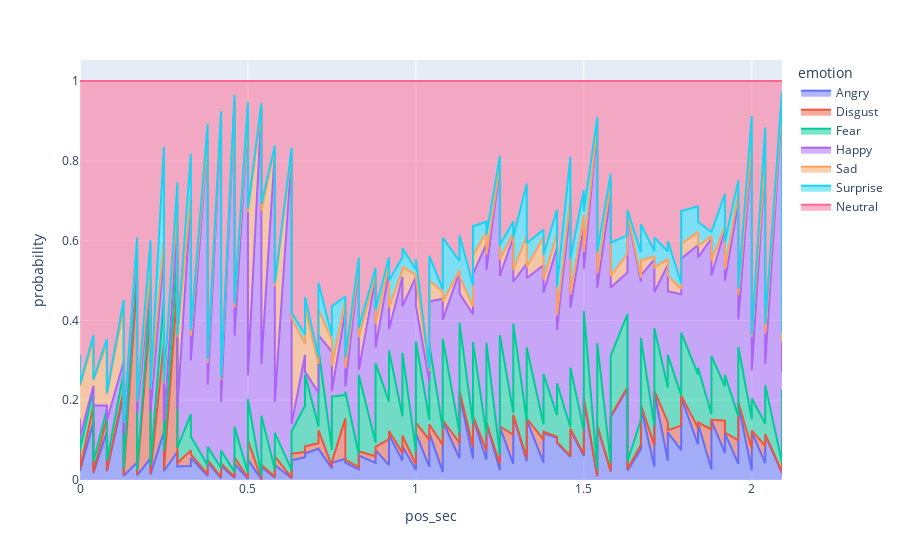

Notebook cell for this chart:
### Code cell
fig = px.area(df_plotting, x="pos_sec", y="probability", color="emotion")
fig.show()
